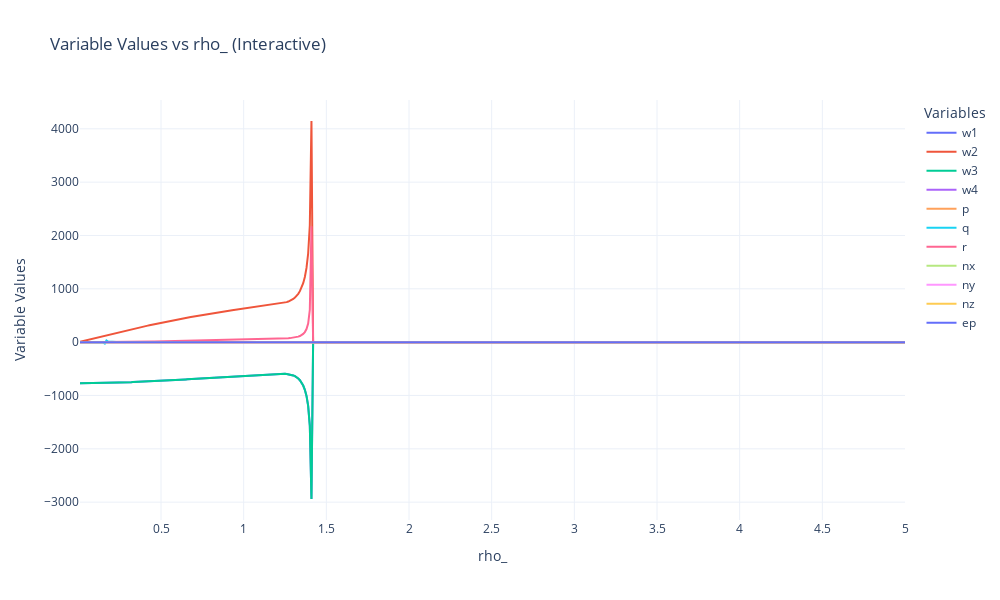

Write notebook code for a chart like this one.
### Code cell
import numpy as np
import plotly.graph_objects as go

# Assuming solve_equilibrium_equations is defined and accessible
def plot_equilibrium_equations_interactive():
    rho_values = np.arange(0.01, 5.01, 0.01)  # rho_ from 0.01 to 5.00
    initial_guess = 0.01  # Initial guess for the first iteration
    results = {key: [] for key in ['w1', 'w2', 'w3', 'w4', 'p', 'q', 'r', 'nx', 'ny', 'nz', 'ep']}
    
    for rho_ in rho_values:
        __new_sol__ = solve_equilibrium_equations(failed_motor=4, rho_=rho_, initial_guess=initial_guess)
        new_sol = __new_sol__[0]
        obj_sol = __new_sol__[1]
        initial_guess = abs(new_sol['ep'])  # Update initial guess to the last value of ep
        for key in results.keys():
            results[key].append(new_sol[key])
    
    # Create an interactive plot
    fig = go.Figure()
    
    # Add traces for each variable
    for key, values in results.items():
        fig.add_trace(go.Scatter(
            x=rho_values, 
            y=values, 
            mode='lines', 
            name=key, 
            hovertemplate=key+': %{y:.4f} <br> rho_: %{x:.2f}<extra></extra>'
        ))
    
    # Set plot layout
    fig.update_layout(
        title="Variable Values vs rho_ (Interactive)",
        xaxis_title="rho_",
        yaxis_title="Variable Values",
        legend_title="Variables",
        template="plotly_white",
        width=1000,
        height=600
    )
    
    # Show the plot
    fig.show()
    return results

results = plot_equilibrium_equations_interactive()

### Figure 1 — Plotly figure (JSON) as saved in the notebook; plotly's stock layout.template omitted (floating-point values rounded to 4 significant figures; data arrays with more than 128 entries replaced by an {"elided": "..."} marker saying what was removed)
{"data": [{"hovertemplate": "w1: %{y:.4f} <br> rho_: %{x:.2f}<extra></extra>", "mode": "lines", "name": "w1", "type": "scatter", "x": {"elided": "500 float values"}, "y": {"elided": "500 float values"}}, {"hovertemplate": "w2: %{y:.4f} <br> rho_: %{x:.2f}<extra></extra>", "mode": "lines", "name": "w2", "type": "scatter", "x": {"elided": "500 float values"}, "y": {"elided": "500 float values"}}, {"hovertemplate": "w3: %{y:.4f} <br> rho_: %{x:.2f}<extra></extra>", "mode": "lines", "name": "w3", "type": "scatter", "x": {"elided": "500 float values"}, "y": {"elided": "500 float values"}}, {"hovertemplate": "w4: %{y:.4f} <br> rho_: %{x:.2f}<extra></extra>", "mode": "lines", "name": "w4", "type": "scatter", "x": {"elided": "500 float values"}, "y": {"elided": "500 int values"}}, {"hovertemplate": "p: %{y:.4f} <br> rho_: %{x:.2f}<extra></extra>", "mode": "lines", "name": "p", "type": "scatter", "x": {"elided": "500 float values"}, "y": {"elided": "500 int values"}}, {"hovertemplate": "q: %{y:.4f} <br> rho_: %{x:.2f}<extra></extra>", "mode": "lines", "name": "q", "type": "scatter", "x": {"elided": "500 float values"}, "y": {"elided": "500 float values"}}, {"hovertemplate": "r: %{y:.4f} <br> rho_: %{x:.2f}<extra></extra>", "mode": "lines", "name": "r", "type": "scatter", "x": {"elided": "500 float values"}, "y": {"elided": "500 float values"}}, {"hovertemplate": "nx: %{y:.4f} <br> rho_: %{x:.2f}<extra></extra>", "mode": "lines", "name": "nx", "type": "scatter", "x": {"elided": "500 float values"}, "y": {"elided": "500 int values"}}, {"hovertemplate": "ny: %{y:.4f} <br> rho_: %{x:.2f}<extra></extra>", "mode": "lines", "name": "ny", "type": "scatter", "x": {"elided": "500 float values"}, "y": {"elided": "500 float values"}}, {"hovertemplate": "nz: %{y:.4f} <br> rho_: %{x:.2f}<extra></extra>", "mode": "lines", "name": "nz", "type": "scatter", "x": {"elided": "500 float values"}, "y": {"elided": "500 float values"}}, {"hovertemplate": "ep: %{y:.4f} <br> rho_: %{x:.2f}<extra></extra>", "mode": "lines", "name": "ep", "type": "scatter", "x": {"elided": "500 float values"}, "y": {"elided": "500 float values"}}], "layout": {"height": 600, "legend": {"title": {"text": "Variables"}}, "title": {"text": "Variable Values vs rho_ (Interactive)"}, "width": 1000, "xaxis": {"title": {"text": "rho_"}}, "yaxis": {"title": {"text": "Variable Values"}}}}
